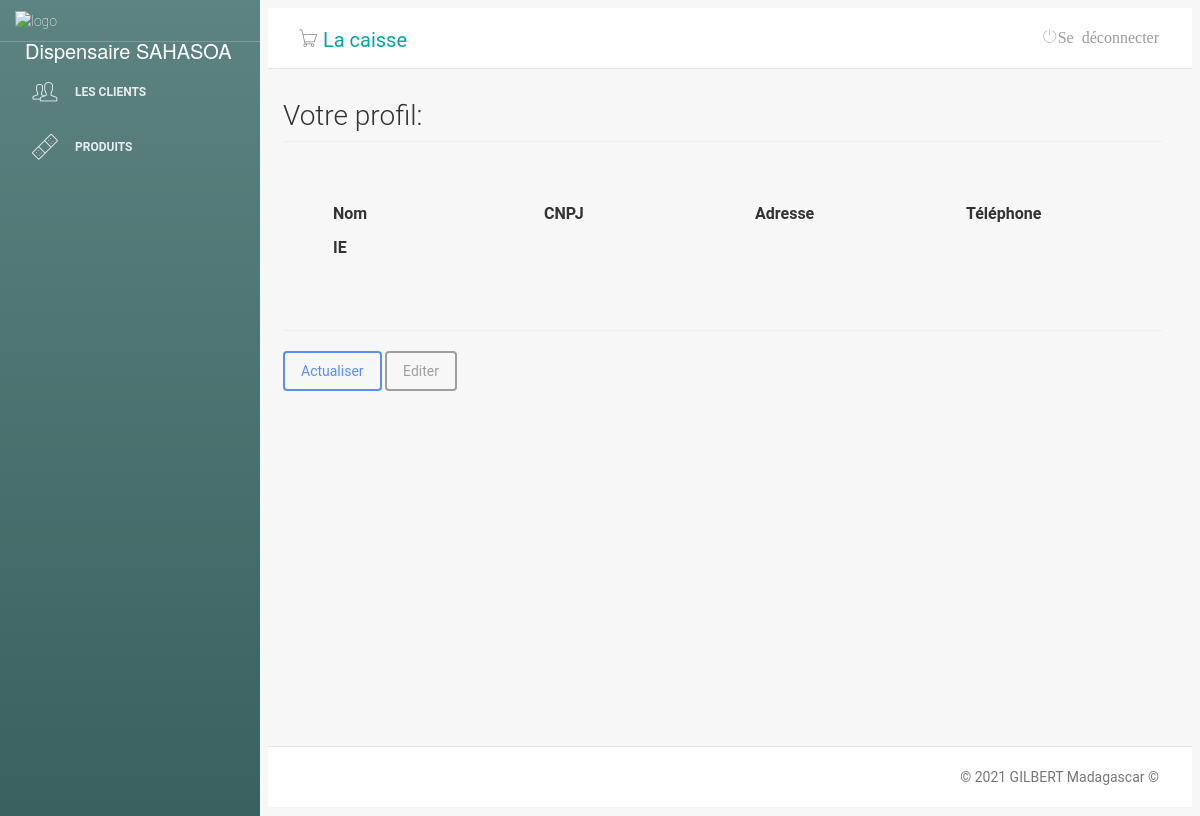
Before: /main.php?pg=profil with the older database file.
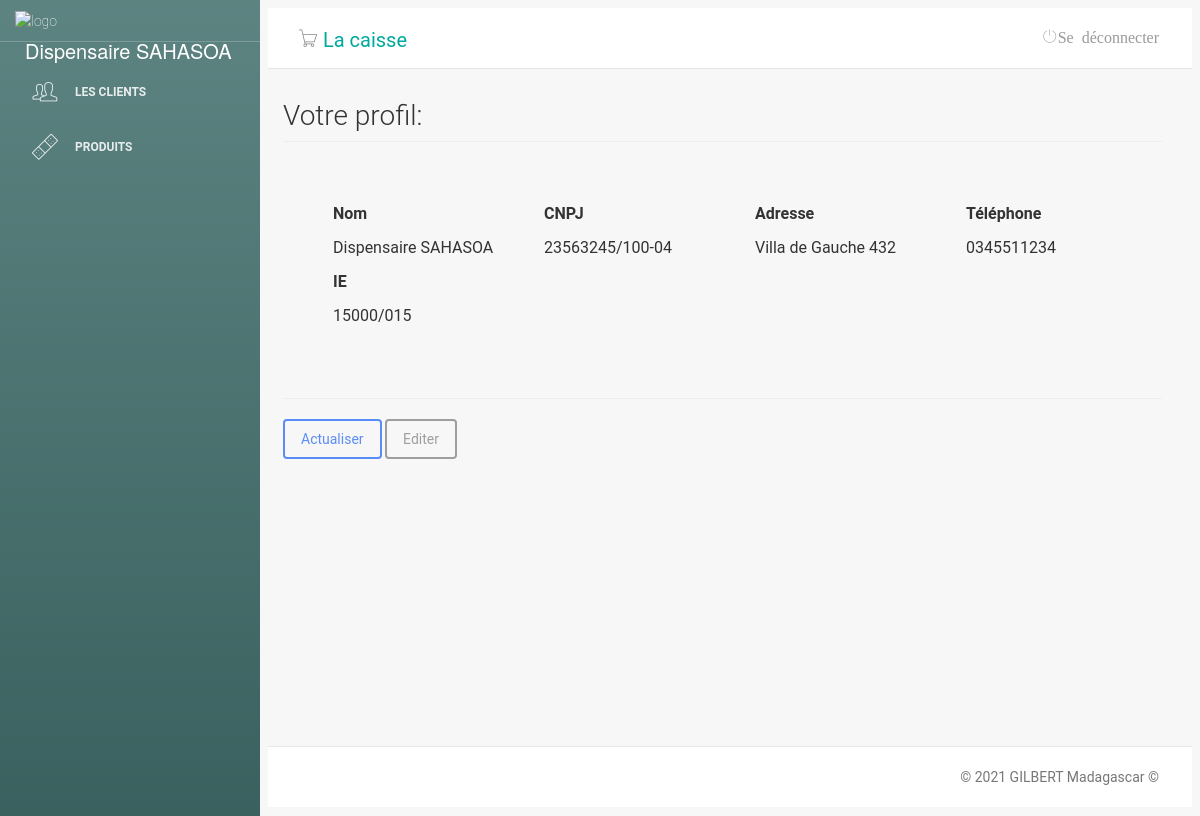
After: the same page with the newer database file.
### tables this page shows
CREATE TABLE "tb_profil" (
	"id"	INTEGER,
	"name"	TEXT,
	"cnpj"	TEXT,
	"Adresse"	TEXT,
	"telephone"	TEXT,
	"ie"	TEXT,
	"photo"	TEXT,
	PRIMARY KEY("id" AUTOINCREMENT)
);

### profil.php (the view, shortened to what this page needs)
<?php
include ('classes/Mysql.php');
  $sql= $db->prepare("SELECT * FROM `tb_profil`");
  $sql->execute();
  $usuario= $sql->fetch();
?>
  <h3 class="page-header">Votre profil:</h3>
<br>
<br>
<div class="visualizar-usuario">
<div class="row">
    <div class="col-md-3">
      <p><strong>Nom</strong></p>
  	  <p><?php echo $usuario['name'];?></p>
    </div>
	<div class="col-md-3">
      <p><strong>CNPJ</strong></p>
  	  <p><?php echo $usuario['cnpj'];?></p>
    </div>
	<div class="col-md-3">
      <p><strong>Adresse</strong></p>
  	  <p><?php echo $usuario['Adresse'];?></p>
    </div>
    <div class="col-md-3">
      <p><strong>Téléphone</strong></p>
  	  <p><?php echo $usuario['telephone'];?></p>
    </div>
    <div class="col-md-3">
      <p><strong>IE</strong></p>
  	  <p><?php echo $usuario['ie'];?></p>
    </div>
 </div>
</div>
<br>
<br>
 <hr />
 <div id="actions" class="row">
   <div class="col-md-12">
     <a href="?pg=profil" class="btn btn-primary">Actualiser</a>
	 <a href="?pg=edit-profil&id=<?php echo $usuario['id']?>" class="btn btn-dark">Editer</a>
   </div>
 </div>

Changed rows visible on the page:
added tb_profil: name "Dispensaire SAHASOA", cnpj "23563245/100-04", Adresse "Villa de Gauche 432", telephone "0345511234", ie "15000/015"
